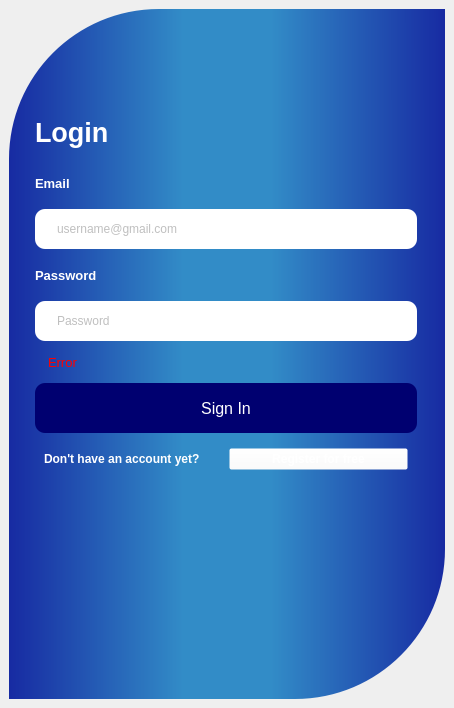
<?xml version="1.0" encoding="UTF-8"?>
<ui version="4.0">
 <class>MainWindow</class>
 <widget class="QMainWindow" name="MainWindow">
  <property name="geometry">
   <rect>
    <x>0</x>
    <y>0</y>
    <width>454</width>
    <height>708</height>
   </rect>
  </property>
  <property name="windowTitle">
   <string>MainWindow</string>
  </property>
  <widget class="QWidget" name="centralwidget">
   <layout class="QHBoxLayout" name="horizontalLayout_3">
    <item>
     <widget class="QWidget" name="widget" native="true">
      <property name="styleSheet">
       <string notr="true">#widget{
	background-color: qlineargradient(x1: 0, x2: 1,stop: 0 rgb(23, 42, 162), stop: 0.40 rgb(50, 140, 199),stop:0.60 rgb(50, 140, 199),stop: 1 rgb(23, 42, 162));
	border-top-left-radius: 150px;  
     border-bottom-right-radius: 150px;
}
</string>
      </property>
      <layout class="QVBoxLayout" name="verticalLayout_2">
       <property name="spacing">
        <number>0</number>
       </property>
       <property name="leftMargin">
        <number>0</number>
       </property>
       <property name="topMargin">
        <number>0</number>
       </property>
       <property name="rightMargin">
        <number>0</number>
       </property>
       <property name="bottomMargin">
        <number>0</number>
       </property>
       <item>
        <widget class="QWidget" name="widget_2" native="true">
         <property name="minimumSize">
          <size>
           <width>0</width>
           <height>80</height>
          </size>
         </property>
         <widget class="QPushButton" name="btn_exit">
          <property name="geometry">
           <rect>
            <x>460</x>
            <y>0</y>
            <width>35</width>
            <height>28</height>
           </rect>
          </property>
          <property name="styleSheet">
           <string notr="true">#btn_exit{background-color: rgba(255, 255, 255, 10)}
#btn_exit:hover{
background-color : rgb(0, 0, 127)
}</string>
          </property>
          <property name="text">
           <string/>
          </property>
          <property name="icon">
           <iconset>
            <normaloff>:/icons/images/icons/cil-x.png</normaloff>:/icons/images/icons/cil-x.png</iconset>
          </property>
         </widget>
        </widget>
       </item>
       <item>
        <widget class="QWidget" name="widget_3" native="true">
         <layout class="QHBoxLayout" name="horizontalLayout">
          <item>
           <spacer name="horizontalSpacer">
            <property name="orientation">
             <enum>Qt::Horizontal</enum>
            </property>
            <property name="sizeHint" stdset="0">
             <size>
              <width>22</width>
              <height>20</height>
             </size>
            </property>
           </spacer>
          </item>
          <item>
           <widget class="QStackedWidget" name="stackedWidget">
            <property name="minimumSize">
             <size>
              <width>400</width>
              <height>40</height>
             </size>
            </property>
            <property name="styleSheet">
             <string notr="true">background-color: rgba(255, 255, 255, 0)</string>
            </property>
            <property name="currentIndex">
             <number>0</number>
            </property>
            <widget class="QWidget" name="page_1">
             <layout class="QVBoxLayout" name="verticalLayout_3">
              <item>
               <widget class="QLabel" name="label">
                <property name="minimumSize">
                 <size>
                  <width>0</width>
                  <height>50</height>
                 </size>
                </property>
                <property name="maximumSize">
                 <size>
                  <width>100</width>
                  <height>50</height>
                 </size>
                </property>
                <property name="font">
                 <font>
                  <pointsize>20</pointsize>
                  <weight>75</weight>
                  <bold>true</bold>
                 </font>
                </property>
                <property name="styleSheet">
                 <string notr="true">color: rgb(255, 255, 255);
</string>
                </property>
                <property name="text">
                 <string>Login</string>
                </property>
               </widget>
              </item>
              <item>
               <widget class="QLabel" name="label_2">
                <property name="minimumSize">
                 <size>
                  <width>0</width>
                  <height>40</height>
                 </size>
                </property>
                <property name="maximumSize">
                 <size>
                  <width>16777215</width>
                  <height>40</height>
                 </size>
                </property>
                <property name="font">
                 <font>
                  <pointsize>10</pointsize>
                  <weight>75</weight>
                  <bold>true</bold>
                 </font>
                </property>
                <property name="styleSheet">
                 <string notr="true">color :rgb(255, 255, 255);
</string>
                </property>
                <property name="text">
                 <string>Email</string>
                </property>
               </widget>
              </item>
              <item>
               <widget class="QLineEdit" name="LEdit_email_signin">
                <property name="minimumSize">
                 <size>
                  <width>0</width>
                  <height>40</height>
                 </size>
                </property>
                <property name="styleSheet">
                 <string notr="true">background-color: rgb(255, 255, 255);
border-radius : 10px ;
color: rgba(0, 0, 0, 128);
padding-left : 20px;

</string>
                </property>
                <property name="text">
                 <string/>
                </property>
                <property name="placeholderText">
                 <string>username@gmail.com</string>
                </property>
               </widget>
              </item>
              <item>
               <widget class="QLabel" name="label_3">
                <property name="minimumSize">
                 <size>
                  <width>0</width>
                  <height>40</height>
                 </size>
                </property>
                <property name="maximumSize">
                 <size>
                  <width>16777215</width>
                  <height>40</height>
                 </size>
                </property>
                <property name="font">
                 <font>
                  <pointsize>10</pointsize>
                  <weight>75</weight>
                  <bold>true</bold>
                 </font>
                </property>
                <property name="styleSheet">
                 <string notr="true">color :rgb(255, 255, 255);
</string>
                </property>
                <property name="text">
                 <string>Password</string>
                </property>
               </widget>
              </item>
              <item>
               <widget class="QLineEdit" name="LEdit_password_signin">
                <property name="minimumSize">
                 <size>
                  <width>0</width>
                  <height>40</height>
                 </size>
                </property>
                <property name="styleSheet">
                 <string notr="true">background-color: rgb(255, 255, 255);
border-radius : 10px;
color: rgba(0, 0, 0, 128);
padding-left : 20px;
</string>
                </property>
                <property name="text">
                 <string/>
                </property>
                <property name="placeholderText">
                 <string>Password</string>
                </property>
               </widget>
              </item>
              <item>
               <widget class="QLabel" name="label_10">
                <property name="minimumSize">
                 <size>
                  <width>0</width>
                  <height>30</height>
                 </size>
                </property>
                <property name="maximumSize">
                 <size>
                  <width>16777215</width>
                  <height>30</height>
                 </size>
                </property>
                <property name="font">
                 <font>
                  <pointsize>10</pointsize>
                 </font>
                </property>
                <property name="styleSheet">
                 <string notr="true">padding-left : 10px;
color: rgb(255, 0, 0);</string>
                </property>
                <property name="text">
                 <string>Error</string>
                </property>
               </widget>
              </item>
              <item>
               <widget class="QPushButton" name="btn_signIn">
                <property name="minimumSize">
                 <size>
                  <width>0</width>
                  <height>50</height>
                 </size>
                </property>
                <property name="maximumSize">
                 <size>
                  <width>16777215</width>
                  <height>50</height>
                 </size>
                </property>
                <property name="font">
                 <font>
                  <pointsize>12</pointsize>
                  <weight>50</weight>
                  <bold>false</bold>
                 </font>
                </property>
                <property name="cursor">
                 <cursorShape>PointingHandCursor</cursorShape>
                </property>
                <property name="styleSheet">
                 <string notr="true">#btn_signIn{background-color: rgb(0, 0, 112);
border-radius : 10px;
color :rgb(255, 255, 255);}
#btn_signIn:hover{
background-color : rgb(0, 85, 127)
}</string>
                </property>
                <property name="text">
                 <string>Sign In</string>
                </property>
               </widget>
              </item>
              <item>
               <widget class="QWidget" name="widget_5" native="true">
                <layout class="QHBoxLayout" name="horizontalLayout_2">
                 <item>
                  <widget class="QLabel" name="label_4">
                   <property name="font">
                    <font>
                     <pointsize>9</pointsize>
                     <weight>75</weight>
                     <bold>true</bold>
                    </font>
                   </property>
                   <property name="styleSheet">
                    <string notr="true">color :rgb(255, 255, 255);
</string>
                   </property>
                   <property name="text">
                    <string>Don't have an account yet?</string>
                   </property>
                   <property name="alignment">
                    <set>Qt::AlignLeading|Qt::AlignLeft|Qt::AlignVCenter</set>
                   </property>
                  </widget>
                 </item>
                 <item>
                  <widget class="QPushButton" name="btn_change_page">
                   <property name="font">
                    <font>
                     <pointsize>9</pointsize>
                     <weight>75</weight>
                     <bold>true</bold>
                    </font>
                   </property>
                   <property name="cursor">
                    <cursorShape>PointingHandCursor</cursorShape>
                   </property>
                   <property name="styleSheet">
                    <string notr="true">color :rgb(255, 255, 255);
</string>
                   </property>
                   <property name="text">
                    <string>Register for free</string>
                   </property>
                  </widget>
                 </item>
                </layout>
               </widget>
              </item>
              <item>
               <spacer name="verticalSpacer">
                <property name="orientation">
                 <enum>Qt::Vertical</enum>
                </property>
                <property name="sizeHint" stdset="0">
                 <size>
                  <width>20</width>
                  <height>40</height>
                 </size>
                </property>
               </spacer>
              </item>
             </layout>
            </widget>
            <widget class="QWidget" name="page_2">
             <layout class="QVBoxLayout" name="verticalLayout_4">
              <item>
               <widget class="QLabel" name="label_5">
                <property name="minimumSize">
                 <size>
                  <width>0</width>
                  <height>50</height>
                 </size>
                </property>
                <property name="maximumSize">
                 <size>
                  <width>16777215</width>
                  <height>50</height>
                 </size>
                </property>
                <property name="font">
                 <font>
                  <pointsize>20</pointsize>
                  <weight>75</weight>
                  <bold>true</bold>
                 </font>
                </property>
                <property name="styleSheet">
                 <string notr="true">color: rgb(255, 255, 255);
</string>
                </property>
                <property name="text">
                 <string>Change Password</string>
                </property>
               </widget>
              </item>
              <item>
               <widget class="QLabel" name="label_6">
                <property name="minimumSize">
                 <size>
                  <width>0</width>
                  <height>30</height>
                 </size>
                </property>
                <property name="maximumSize">
                 <size>
                  <width>16777215</width>
                  <height>30</height>
                 </size>
                </property>
                <property name="font">
                 <font>
                  <pointsize>10</pointsize>
                  <weight>75</weight>
                  <bold>true</bold>
                 </font>
                </property>
                <property name="styleSheet">
                 <string notr="true">color :rgb(255, 255, 255);
</string>
                </property>
                <property name="text">
                 <string>Current Password</string>
                </property>
               </widget>
              </item>
              <item>
               <widget class="QLineEdit" name="LEdit_email_register">
                <property name="minimumSize">
                 <size>
                  <width>0</width>
                  <height>40</height>
                 </size>
                </property>
                <property name="maximumSize">
                 <size>
                  <width>16777215</width>
                  <height>40</height>
                 </size>
                </property>
                <property name="styleSheet">
                 <string notr="true">background-color: rgb(255, 255, 255);
border-radius : 10px ;
color: rgba(0, 0, 0, 128);
padding-left : 20px;
</string>
                </property>
                <property name="text">
                 <string/>
                </property>
                <property name="placeholderText">
                 <string>Username@gmail.com</string>
                </property>
               </widget>
              </item>
              <item>
               <widget class="QLabel" name="label_7">
                <property name="minimumSize">
                 <size>
                  <width>0</width>
                  <height>30</height>
                 </size>
                </property>
                <property name="maximumSize">
                 <size>
                  <width>16777215</width>
                  <height>30</height>
                 </size>
                </property>
                <property name="font">
                 <font>
                  <pointsize>10</pointsize>
                  <weight>75</weight>
                  <bold>true</bold>
                 </font>
                </property>
                <property name="styleSheet">
                 <string notr="true">color :rgb(255, 255, 255);
</string>
                </property>
                <property name="text">
                 <string>New Password</string>
                </property>
               </widget>
              </item>
              <item>
               <widget class="QLineEdit" name="LEdit_password_register">
                <property name="minimumSize">
                 <size>
                  <width>0</width>
                  <height>40</height>
                 </size>
                </property>
                <property name="maximumSize">
                 <size>
                  <width>16777215</width>
                  <height>40</height>
                 </size>
                </property>
                <property name="styleSheet">
                 <string notr="true">background-color: rgb(255, 255, 255);
border-radius : 10px ;
color: rgba(0, 0, 0, 128);
padding-left : 20px;
LEdit_password_register.setEchoMode(Password)

</string>
                </property>
                <property name="text">
                 <string/>
                </property>
                <property name="placeholderText">
                 <string>Password</string>
                </property>
               </widget>
              </item>
              <item>
               <widget class="QLabel" name="label_8">
                <property name="minimumSize">
                 <size>
                  <width>0</width>
                  <height>30</height>
                 </size>
                </property>
                <property name="maximumSize">
                 <size>
                  <width>16777215</width>
                  <height>30</height>
                 </size>
                </property>
                <property name="font">
                 <font>
                  <pointsize>10</pointsize>
                  <weight>75</weight>
                  <bold>true</bold>
                 </font>
                </property>
                <property name="styleSheet">
                 <string notr="true">color :rgb(255, 255, 255);
</string>
                </property>
                <property name="text">
                 <string>Re-cofirm Password</string>
                </property>
               </widget>
              </item>
              <item>
               <widget class="QLineEdit" name="LEdit_confirm">
                <property name="minimumSize">
                 <size>
                  <width>0</width>
                  <height>40</height>
                 </size>
                </property>
                <property name="maximumSize">
                 <size>
                  <width>16777215</width>
                  <height>40</height>
                 </size>
                </property>
                <property name="styleSheet">
                 <string notr="true">background-color: rgb(255, 255, 255);
border-radius : 10px ;
color: rgba(0, 0, 0, 128);
padding-left : 20px;

</string>
                </property>
                <property name="text">
                 <string/>
                </property>
                <property name="placeholderText">
                 <string>Confirm Password</string>
                </property>
               </widget>
              </item>
              <item>
               <widget class="QPushButton" name="btn_change">
                <property name="minimumSize">
                 <size>
                  <width>0</width>
                  <height>50</height>
                 </size>
                </property>
                <property name="maximumSize">
                 <size>
                  <width>16777215</width>
                  <height>50</height>
                 </size>
                </property>
                <property name="font">
                 <font>
                  <pointsize>12</pointsize>
                  <weight>75</weight>
                  <bold>true</bold>
                 </font>
                </property>
                <property name="cursor">
                 <cursorShape>PointingHandCursor</cursorShape>
                </property>
                <property name="styleSheet">
                 <string notr="true">#btn_change{background-color: rgb(0, 0, 112);
border-radius : 10px;
color :rgb(255, 255, 255);}
#btn_change:hover{
background-color:rgb(0, 0, 59)
}</string>
                </property>
                <property name="text">
                 <string>Change </string>
                </property>
               </widget>
              </item>
             </layout>
            </widget>
           </widget>
          </item>
          <item>
           <spacer name="horizontalSpacer_2">
            <property name="orientation">
             <enum>Qt::Horizontal</enum>
            </property>
            <property name="sizeHint" stdset="0">
             <size>
              <width>23</width>
              <height>20</height>
             </size>
            </property>
           </spacer>
          </item>
         </layout>
        </widget>
       </item>
       <item>
        <widget class="QWidget" name="widget_4" native="true">
         <property name="minimumSize">
          <size>
           <width>0</width>
           <height>70</height>
          </size>
         </property>
         <property name="styleSheet">
          <string notr="true">￼</string>
         </property>
        </widget>
       </item>
      </layout>
     </widget>
    </item>
   </layout>
  </widget>
 </widget>
 <resources/>
 <connections/>
</ui>
